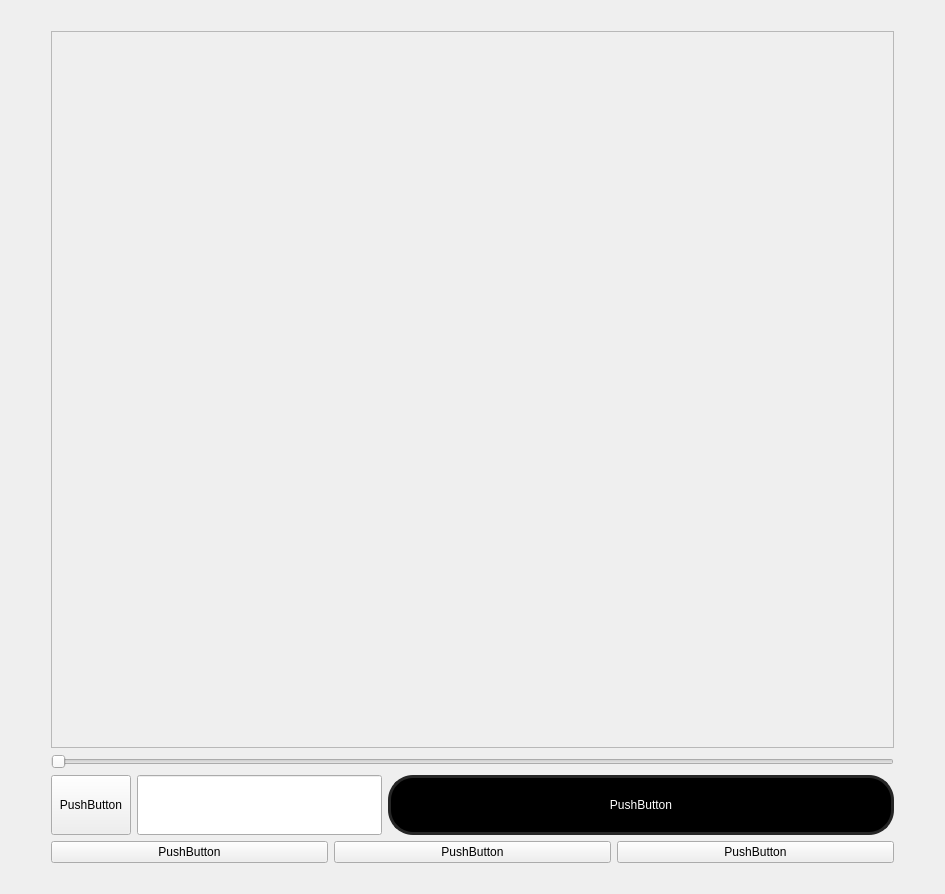
<?xml version="1.0" encoding="UTF-8"?>
<ui version="4.0">
 <class>VideoBroswer</class>
 <widget class="QWidget" name="VideoBroswer">
  <property name="geometry">
   <rect>
    <x>0</x>
    <y>0</y>
    <width>945</width>
    <height>894</height>
   </rect>
  </property>
  <property name="sizePolicy">
   <sizepolicy hsizetype="Expanding" vsizetype="Expanding">
    <horstretch>0</horstretch>
    <verstretch>0</verstretch>
   </sizepolicy>
  </property>
  <property name="windowTitle">
   <string>Form</string>
  </property>
  <property name="styleSheet">
   <string notr="true">QWidget #VideoBroswer {
	border-image: url(:/images/images/background.png);
}</string>
  </property>
  <layout class="QVBoxLayout" name="verticalLayout_2">
   <item>
    <layout class="QVBoxLayout" name="verticalLayout">
     <property name="leftMargin">
      <number>40</number>
     </property>
     <property name="topMargin">
      <number>20</number>
     </property>
     <property name="rightMargin">
      <number>40</number>
     </property>
     <property name="bottomMargin">
      <number>20</number>
     </property>
     <item>
      <widget class="QFrame" name="frame">
       <property name="sizePolicy">
        <sizepolicy hsizetype="Expanding" vsizetype="Expanding">
         <horstretch>0</horstretch>
         <verstretch>0</verstretch>
        </sizepolicy>
       </property>
       <property name="frameShape">
        <enum>QFrame::Shape::StyledPanel</enum>
       </property>
       <property name="frameShadow">
        <enum>QFrame::Shadow::Raised</enum>
       </property>
      </widget>
     </item>
     <item>
      <widget class="QSlider" name="horizontalSlider">
       <property name="orientation">
        <enum>Qt::Orientation::Horizontal</enum>
       </property>
      </widget>
     </item>
     <item>
      <layout class="QHBoxLayout" name="horizontalLayout">
       <item>
        <widget class="QPushButton" name="pushButton">
         <property name="sizePolicy">
          <sizepolicy hsizetype="Maximum" vsizetype="Maximum">
           <horstretch>0</horstretch>
           <verstretch>0</verstretch>
          </sizepolicy>
         </property>
         <property name="minimumSize">
          <size>
           <width>0</width>
           <height>60</height>
          </size>
         </property>
         <property name="styleSheet">
          <string notr="true"/>
         </property>
         <property name="text">
          <string>PushButton</string>
         </property>
        </widget>
       </item>
       <item>
        <widget class="QLineEdit" name="lineEdit">
         <property name="sizePolicy">
          <sizepolicy hsizetype="Expanding" vsizetype="Minimum">
           <horstretch>0</horstretch>
           <verstretch>0</verstretch>
          </sizepolicy>
         </property>
         <property name="minimumSize">
          <size>
           <width>0</width>
           <height>60</height>
          </size>
         </property>
        </widget>
       </item>
       <item>
        <widget class="QPushButton" name="pushButton_2">
         <property name="sizePolicy">
          <sizepolicy hsizetype="Maximum" vsizetype="Maximum">
           <horstretch>0</horstretch>
           <verstretch>0</verstretch>
          </sizepolicy>
         </property>
         <property name="minimumSize">
          <size>
           <width>0</width>
           <height>60</height>
          </size>
         </property>
         <property name="styleSheet">
          <string notr="true">QPushButton {
    background-color: rgb(0, 0, 0);
    color: white;
    border: 3px solid #262626;
    height: 50px;
    width: 500px;
    border-radius: 25px;
}
QPushButton:pressed {
    background-color: #a6c100;
    color: black;
    border: 5px solid #a6c100;
}</string>
         </property>
         <property name="text">
          <string>PushButton</string>
         </property>
        </widget>
       </item>
      </layout>
     </item>
     <item>
      <layout class="QHBoxLayout" name="horizontalLayout_2">
       <item>
        <widget class="QPushButton" name="pushButton_3">
         <property name="text">
          <string>PushButton</string>
         </property>
        </widget>
       </item>
       <item>
        <widget class="QPushButton" name="pushButton_4">
         <property name="text">
          <string>PushButton</string>
         </property>
        </widget>
       </item>
       <item>
        <widget class="QPushButton" name="pushButton_5">
         <property name="text">
          <string>PushButton</string>
         </property>
        </widget>
       </item>
      </layout>
     </item>
    </layout>
   </item>
  </layout>
 </widget>
 <resources>
  <include location="../modules/assets/resources.qrc"/>
 </resources>
 <connections/>
</ui>
